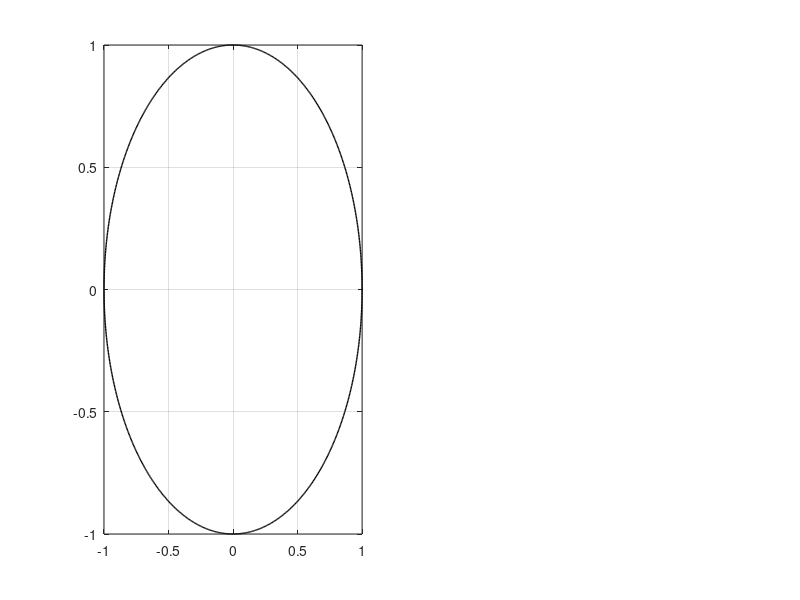

Reproduce this figure in MATLAB. (Note: this script raises an error after producing the figure.)
% 1. add small amount of noise
% 2. different number of sample points
% 3. variations in uniformity

% define some colors
%jblue = [20/255 50/255 100/255];
%ngreen = [98 158 31]./255;

clear all; close all;

r = [[0.5;pi/10]+[.5 0; 0 3*pi/10]*rand(2,1),...
     [0.5;6*pi/10]+[.5 0; 0 3*pi/10]*rand(2,1),... 
     [0.5;11*pi/10]+[.5 0; 0 3*pi/10]*rand(2,1),... 
     [0.5;16*pi/10]+[.5 0; 0 3*pi/10]*rand(2,1)];

xyr = [r(1,:).*cos(r(2,:));
       r(1,:).*sin(r(2,:))];
   
theta = linspace(0, 2*pi, 1000);
coss = cos(theta);
sinn = sin(theta);
   
subplot(1,2,1)
%plot(xyr(1,:), xyr(2,:),0,0,'Marker','s','LineStyle','none','MarkerSize',10,'MarkerEdgeColor','r','MarkerFaceColor','r');
axis([-1 1 -1 1]);
plot(coss, sinn,'Color', 'k', 'LineWidth', 1);
hold on;
grid on;

p1 = xyr(:,1);
p2 = xyr(:,2);
p3 = xyr(:,3);
p4 = xyr(:,4);

n=20;   % number of control points used for Bezier curve generation
t = linspace(0,1,n);
%% constructing bezier between (0,0) and p1

v1 = [p1(2), -p1(1)];   % normal vector with the same length as p1
s1 = 2*rand(1,n)-ones(1,n);
samp1 = [t.*p1(1) + s1.*t.*(1-t).*v1(1);
         t.*p1(2) + s1.*t.*(1-t).*v1(2)];
bc1 = bezier_(samp1',70);

plot(bc1(:,1), bc1(:,2),'Color','g','LineWidth',1.5);
hold on;
plot(samp1(1,2:n-1), samp1(2,2:n-1),'LineStyle','none','Marker','.','MarkerSize',10,'Color','k');
hold on;


%% constructing bezier between (0,0) and p2

v2 = [p2(2), -p2(1)];   
s2 = 2*rand(1,n)-ones(1,n);
samp2 = [t.*p2(1) + s2.*t.*(1-t).*v2(1);
         t.*p2(2) + s2.*t.*(1-t).*v2(2)];
bc2 = bezier_(samp2',70);

plot(bc2(:,1), bc2(:,2),'Color','b','LineWidth',1.5);
hold on;

%% constructing bezier between (0,0) and p3

v3 = [p3(2), -p3(1)];   
s3 = 2*rand(1,n)-ones(1,n);
samp3 = [t.*p3(1) + s3.*t.*(1-t).*v3(1);
         t.*p3(2) + s3.*t.*(1-t).*v3(2)];
bc3 = bezier_(samp3',70);

plot(bc3(:,1), bc3(:,2),'Color','b','LineWidth',1.5);
hold on;

%% constructing bezier between (0,0) and p4

v4 = [p4(2), -p4(1)];   
s4 = 2*rand(1,n)-ones(1,n);
samp4 = [t.*p4(1) + s4.*t.*(1-t).*v4(1);
         t.*p4(2) + s4.*t.*(1-t).*v4(2)];
bc4 = bezier_(samp4',70);

plot(bc4(:,1), bc4(:,2),'Color','b','LineWidth',1.5);
hold on;

%% constructing bezier between p1 and p2

v5 = [p2(2)-p1(2), p1(1)-p2(1)];
s5 = 2*rand(1,n)-ones(1,n);
samp5 = [(1-t).*p1(1) + t.*p2(1) + s5.*t.*(1-t).*v5(1);
         (1-t).*p1(2) + t.*p2(2) + s5.*t.*(1-t).*v5(2)];
bc5 = bezier_(samp5',70);

plot(bc5(:,1), bc5(:,2),'Color','b','LineWidth',1.5);
hold on;

%% constructing bezier between p2 and p3

v6 = [p3(2)-p2(2), p2(1)-p3(1)];
s6 = 2*rand(1,n)-ones(1,n);
samp6 = [(1-t).*p2(1) + t.*p3(1) + s6.*t.*(1-t).*v6(1);
         (1-t).*p2(2) + t.*p3(2) + s6.*t.*(1-t).*v6(2)];
bc6 = bezier_(samp6',70);

plot(bc6(:,1), bc6(:,2),'Color','b','LineWidth',1.5);
hold on;

%% constructing bezier between p3 and p4

v7 = [p4(2)-p3(2), p3(1)-p4(1)];
s7 = 2*rand(1,n)-ones(1,n);
samp7 = [(1-t).*p3(1) + t.*p4(1) + s7.*t.*(1-t).*v7(1);
         (1-t).*p3(2) + t.*p4(2) + s7.*t.*(1-t).*v7(2)];
bc7 = bezier_(samp7',70);

plot(bc7(:,1), bc7(:,2),'Color','b','LineWidth',1.5);
hold on;

%% constructing bezier between p4 and p1

v8 = [p1(2)-p4(2), p4(1)-p1(1)];
s8 = 2*rand(1,n)-ones(1,n);
samp8 = [(1-t).*p4(1) + t.*p1(1) + s8.*t.*(1-t).*v8(1);
         (1-t).*p4(2) + t.*p1(2) + s8.*t.*(1-t).*v8(2)];
bc8 = bezier_(samp8',70);

plot(bc8(:,1), bc8(:,2),'Color','b','LineWidth',1.5);
hold on;

plot(xyr(1,:), xyr(2,:),0,0,'Marker','s','LineStyle','none','MarkerSize',10,'MarkerEdgeColor','r','MarkerFaceColor','r');

xlabel('x');
ylabel('y');

set(gca,'xticklabel',[]);
set(gca,'yticklabel',[]);

%% mapping the 8 bezier curves onto the upper sphere
crack1 = [bc1(:,1),bc1(:,2),sqrt(1-bc1(:,1).^2-bc1(:,2).^2)];
crack2 = [bc2(:,1),bc2(:,2),sqrt(1-bc2(:,1).^2-bc2(:,2).^2)];
crack3 = [bc3(:,1),bc3(:,2),sqrt(1-bc3(:,1).^2-bc3(:,2).^2)];
crack4 = [bc4(:,1),bc4(:,2),sqrt(1-bc4(:,1).^2-bc4(:,2).^2)];
crack5 = [bc5(:,1),bc5(:,2),sqrt(1-bc5(:,1).^2-bc5(:,2).^2)];
crack6 = [bc6(:,1),bc6(:,2),sqrt(1-bc6(:,1).^2-bc6(:,2).^2)];
crack7 = [bc7(:,1),bc7(:,2),sqrt(1-bc7(:,1).^2-bc7(:,2).^2)];
crack8 = [bc8(:,1),bc8(:,2),sqrt(1-bc8(:,1).^2-bc8(:,2).^2)];


subplot(1,2,2)
plot3(crack1(:,1),crack1(:,2),crack1(:,3),'Color','g','LineWidth',1.5);
hold on;
plot3(crack2(:,1),crack2(:,2),crack2(:,3),'Color','b','LineWidth',1.5);
hold on;
plot3(crack3(:,1),crack3(:,2),crack3(:,3),'Color','b','LineWidth',1.5);
hold on;
plot3(crack4(:,1),crack4(:,2),crack4(:,3),'Color','b','LineWidth',1.5);
hold on;
plot3(crack5(:,1),crack5(:,2),crack5(:,3),'Color','b','LineWidth',1.5);
hold on;
plot3(crack6(:,1),crack6(:,2),crack6(:,3),'Color','b','LineWidth',1.5);
hold on;
plot3(crack7(:,1),crack7(:,2),crack7(:,3),'Color','b','LineWidth',1.5);
hold on;
plot3(crack8(:,1),crack8(:,2),crack8(:,3),'Color','b','LineWidth',1.5);
hold on;
plot3(xyr(1,:), xyr(2,:), sqrt(1-xyr(1,:).^2-xyr(2,:).^2),0,0,1,'Marker','s','LineStyle','none','MarkerSize',10,'MarkerEdgeColor','r','MarkerFaceColor','r');
hold on;
plot3(coss,sinn,zeros(1,1000),'k','LineWidth',1);
rotate3d on;
grid on;

xlabel('x');
ylabel('y');
zlabel('z');

set(gca,'xticklabel',[]);
set(gca,'yticklabel',[]);
set(gca,'zticklabel',[]);

%% constructing puzzle pieces

piece1 = [crack1(1:69,:); crack5(1:69,:); crack2(70:-1:2,:)];
piece1 = loadData(piece1);
figure;
subplot(1,4,1)
plot3(piece1(:,1), piece1(:,2), piece1(:,3),'LineWidth',1.5);
rotate3d on;
hold on;
plot3(piece1([1 70 139],1), piece1([1 70 139],2), piece1([1 70 139],3),'Marker','s','LineStyle','none','MarkerSize',10,'MarkerEdgeColor','r','MarkerFaceColor','r');
grid on;
set(gca,'xticklabel',[]);
set(gca,'yticklabel',[]);
set(gca,'zticklabel',[]);

piece2 = [crack2(1:69,:); crack6(1:69,:); crack3(70:-1:2,:)];
piece2 = loadData(piece2);
subplot(1,4,2);
plot3(piece2(:,1), piece2(:,2), piece2(:,3),'LineWidth',1.5);
rotate3d on;
hold on;
plot3(piece2([1 70 139],1), piece2([1 70 139],2), piece2([1 70 139],3),'Marker','s','LineStyle','none','MarkerSize',10,'MarkerEdgeColor','r','MarkerFaceColor','r');
grid on;
set(gca,'xticklabel',[]);
set(gca,'yticklabel',[]);
set(gca,'zticklabel',[]);

piece3 = [crack3(1:69,:); crack7(1:69,:); crack4(70:-1:2,:)];
piece3 = loadData(piece3);
subplot(1,4,3);
plot3(piece3(:,1), piece3(:,2), piece3(:,3),'LineWidth',1.5);
rotate3d on;
hold on;
plot3(piece3([1 70 139],1), piece3([1 70 139],2), piece3([1 70 139],3),'Marker','s','LineStyle','none','MarkerSize',10,'MarkerEdgeColor','r','MarkerFaceColor','r');
grid on;
set(gca,'xticklabel',[]);
set(gca,'yticklabel',[]);
set(gca,'zticklabel',[]);

piece4 = [crack4(1:69,:); crack8(1:69,:); crack1(70:-1:2,:)];
piece4 = loadData(piece4);
subplot(1,4,4);
plot3(piece4(:,1), piece4(:,2), piece4(:,3),'LineWidth',1.5);
rotate3d on;
hold on;
plot3(piece4([1 70 139],1), piece4([1 70 139],2), piece4([1 70 139],3),'Marker','s','LineStyle','none','MarkerSize',10,'MarkerEdgeColor','r','MarkerFaceColor','r');
grid on;
set(gca,'xticklabel',[]);
set(gca,'yticklabel',[]);
set(gca,'zticklabel',[]);

% figure;
% plot3(piece1(:,1), piece1(:,2), piece1(:,3),'b','LineWidth',1.5);
% hold on;
% plot3(piece2(:,1), piece2(:,2), piece2(:,3),'LineWidth',1.5);
% hold on;
% plot3(piece3(:,1), piece3(:,2), piece3(:,3),'LineWidth',1.5);
% hold on;
% plot3(piece4(:,1), piece4(:,2), piece4(:,3),'LineWidth',1.5);
% rotate3d on;
% grid on;

